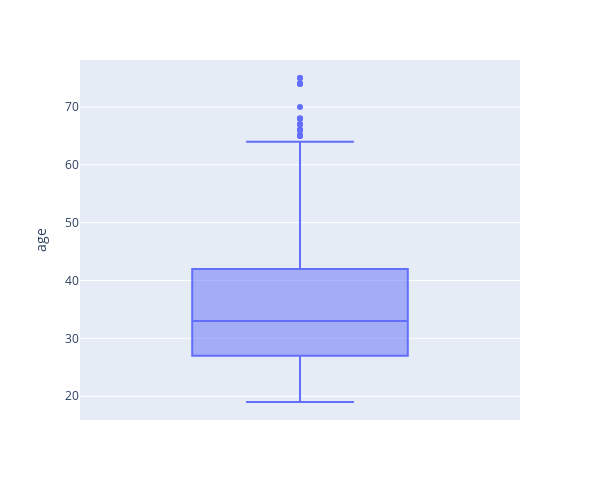

Notebook cell for this chart:
### Markdown cell above
### Box-and-Whiskers

>A *box and whisker* plot, also known as a box plot, is a graphical representation of statistical data based on a five-number summary: the minimum, first quartile (25th percentile), median (50th percentile), third quartile (75th percentile), and maximum. 

The "box" in the plot represents the interquartile range (the range between the first quartile and the third quartile), with a line inside the box indicating the median. The "whiskers" extend from the box to the minimum and maximum values, providing a visual display of the full range of the data. Outliers may be plotted as individual points beyond the whiskers. This type of plot is useful for visually displaying the spread and skewness of data, and for identifying potential outliers.

Some advantages are:
- Efficiently summarise the distribution of data
- Clearly depict median, quartiles, and potential outliers
- Handle large data sets well
- Compare multiple distributions effectively
- Not affected by extreme values

Some disadvantages are:
- Do not show the shape of the distribution
- Cannot capture detailed nuances in the data
- May hide significant data points or patterns
- Not suitable for displaying the distribution of categorical data
- Can be less intuitive to understand than other plots

### Code cell
import plotly.express as px
# create a boxplot of amount:
fig = px.box(df, y="age",width=600, height=500)

fig.show()

### Figure 1 — Plotly figure (JSON) as saved in the notebook; plotly's stock layout.template omitted (floating-point values rounded to 4 significant figures; data arrays with more than 128 entries replaced by an {"elided": "..."} marker saying what was removed)
{"data": [{"alignmentgroup": "True", "hovertemplate": "age=%{y}<extra></extra>", "legendgroup": "", "marker": {"color": "#636efa"}, "name": "", "notched": false, "offsetgroup": "", "orientation": "v", "showlegend": false, "type": "box", "x0": " ", "xaxis": "x", "y": {"elided": "1000 int values"}, "y0": " ", "yaxis": "y"}], "layout": {"boxmode": "group", "height": 500, "legend": {"tracegroupgap": 0}, "margin": {"t": 60}, "width": 600, "xaxis": {"anchor": "y", "domain": [0, 1]}, "yaxis": {"anchor": "x", "domain": [0, 1], "title": {"text": "age"}}}}
